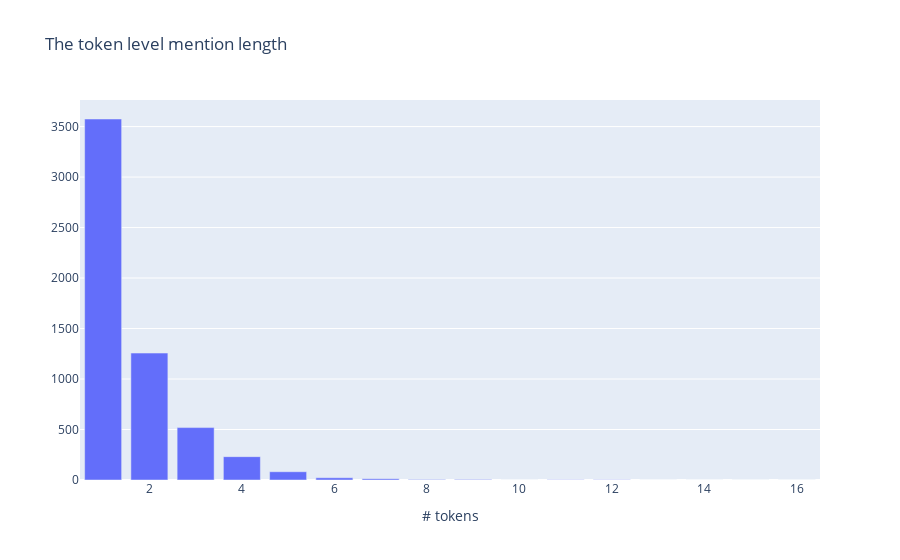

Notebook code cell kept with this figure:
### Code cell
from rubrix.metrics.token_classification import mention_length
mention_length(name="spacy_sm_wnut17").visualize()

### Figure 1 — Plotly figure (JSON) as saved in the notebook; plotly's stock layout.template omitted (floating-point values rounded to 4 significant figures)
{"data": [{"type": "bar", "x": [1, 2, 3, 4, 5, 6, 7, 8, 9, 10, 11, 12, 13, 14, 15, 16], "y": [3575, 1257, 519, 231, 82, 22, 13, 5, 4, 0, 2, 2, 0, 0, 1, 1]}], "layout": {"autosize": true, "title": {"text": "The token level mention length"}, "xaxis": {"autorange": true, "range": [0.5, 16.5], "title": {"text": "# tokens"}, "type": "linear"}, "yaxis": {"autorange": true, "range": [0, 3763.0], "title": {"text": ""}, "type": "linear"}}}
